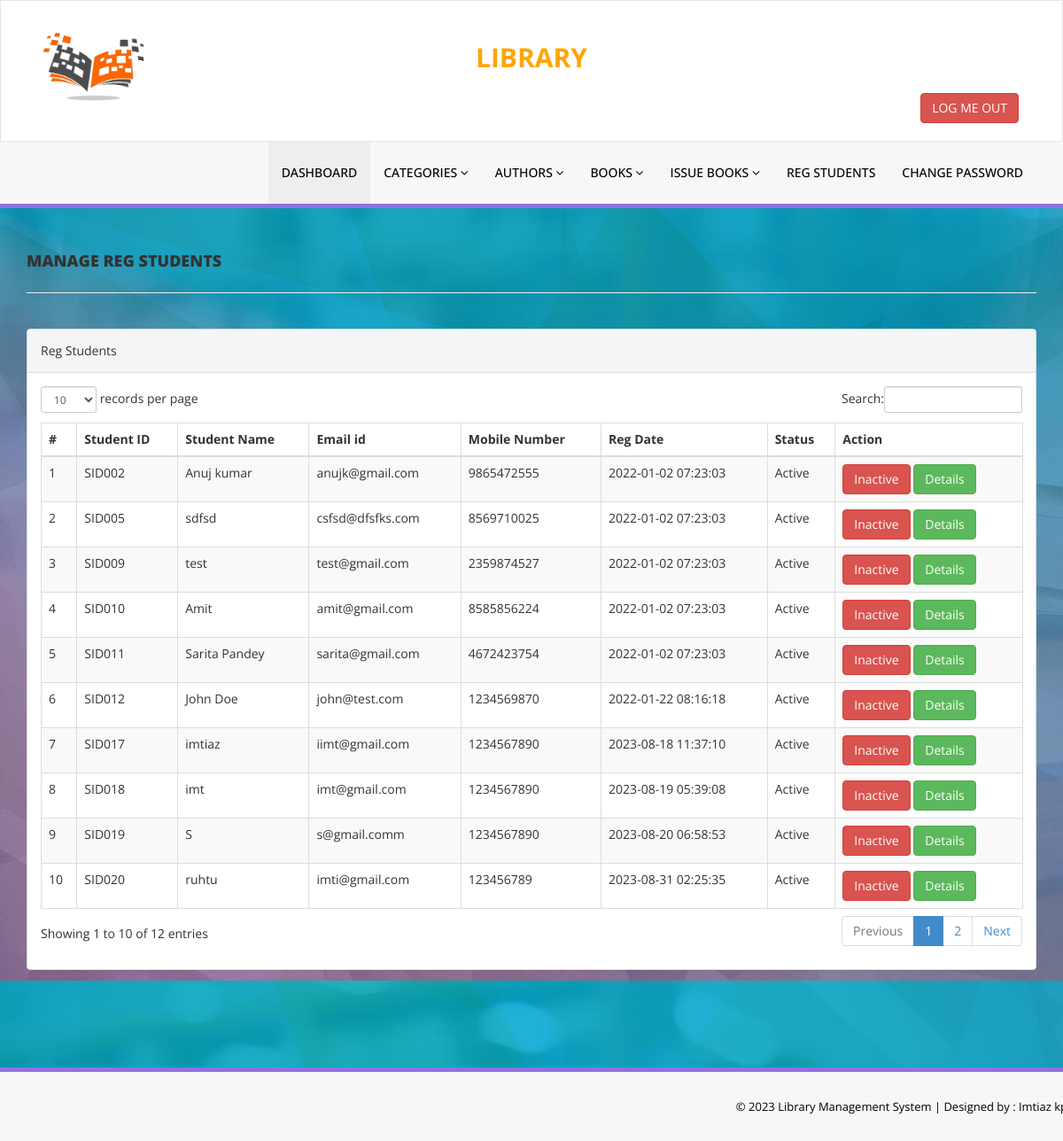
The app's page /admin/reg-students.php (signed in) with its own data.
### tables this page shows
CREATE TABLE `tblstudents` (
  `id` int(11) NOT NULL,
  `StudentId` varchar(100) DEFAULT NULL,
  `FullName` varchar(120) DEFAULT NULL,
  `EmailId` varchar(120) DEFAULT NULL,
  `MobileNumber` char(11) DEFAULT NULL,
  `Password` varchar(120) DEFAULT NULL,
  `Status` int(1) DEFAULT NULL,
  `RegDate` timestamp NULL DEFAULT current_timestamp(),
  `UpdationDate` timestamp NULL DEFAULT NULL ON UPDATE current_timestamp()
);

### admin/reg-students.php (the view, shortened to what this page needs)
<?php
include('includes/config.php');
if(strlen($_SESSION['alogin'])==0)
    {
header('location:index.php');
}
else{
    ?>
<!DOCTYPE html>
<html xmlns="http://www.w3.org/1999/xhtml">
<head>
    <link href="assets/css/bootstrap.css" rel="stylesheet" />
    <link href="assets/css/font-awesome.css" rel="stylesheet" />
    <link href="assets/js/dataTables/dataTables.bootstrap.css" rel="stylesheet" />
    <link href="assets/css/style.css" rel="stylesheet" />
</head>
<body style="background-image: url('assets/img/bg.jpg');">
<?php include('includes/header.php');?>
    <div class="content-wrapper">
         <div class="container">
        <div class="row pad-botm">
            <div class="col-md-12">
                <h4 class="header-line">Manage Reg Students</h4>
    </div>
        </div>
            <div class="row">
                <div class="col-md-12">
                    <div class="panel panel-default">
                        <div class="panel-heading">
                          Reg Students
                        </div>
                        <div class="panel-body">
                            <div class="table-responsive">
                                <table class="table table-striped table-bordered table-hover" id="dataTables-example">
                                    <thead>
                                        <tr>
                                            <th>#</th>
                                            <th>Student ID</th>
                                            <th>Student Name</th>
                                            <th>Email id </th>
                                            <th>Mobile Number</th>
                                            <th>Reg Date</th>
                                            <th>Status</th>
                                            <th>Action</th>
                                        </tr>
                                    </thead>
                                    <tbody>
<?php $sql = "SELECT * from tblstudents";
$query = $dbh -> prepare($sql);
$query->execute();
$results=$query->fetchAll(PDO::FETCH_OBJ);
$cnt=1;
if($query->rowCount() > 0)
{
foreach($results as $result)
{               ?>
                                        <tr class="odd gradeX">
                                            <td class="center"><?php echo htmlentities($cnt);?></td>
                                            <td class="center"><?php echo htmlentities($result->StudentId);?></td>
                                            <td class="center"><?php echo htmlentities($result->FullName);?></td>
                                            <td class="center"><?php echo htmlentities($result->EmailId);?></td>
                                            <td class="center"><?php echo htmlentities($result->MobileNumber);?></td>
                                             <td class="center"><?php echo htmlentities($result->RegDate);?></td>
                                            <td class="center"><?php if($result->Status==1)
                                            {
                                                echo htmlentities("Active");
                                            } else {
                                            echo htmlentities("Blocked");
}
                                            ?></td>
                                            <td class="center">
<?php if($result->Status==1)
 {?>
<a href="reg-students.php?inid=<?php echo htmlentities($result->id);?>" onclick="return confirm('Are you sure you want to block this student?');" >  <button class="btn btn-danger"> Inactive</button>
<?php } else {?>
<a href="reg-students.php?id=<?php echo htmlentities($result->id);?>" onclick="return confirm('Are you sure you want to active this student?');"><button class="btn btn-primary"> Active</button>
                                            <?php } ?>
<a href="student-history.php?stdid=<?php echo htmlentities($result->StudentId);?>"><button class="btn btn-success"> Details</button>
                                            </td>
                                        </tr>
 <?php $cnt=$cnt+1;}} ?>
                                    </tbody>
                                </table>
                            </div>
                        </div>
                    </div>
                </div>
            </div>
    </div>
    </div>
  <?php include('includes/footer.php');?>
</body>
</html>
<?php } ?>

### admin/assets/css/style.css (style rules this page uses)
.content-wrapper { margin-top: 40px; min-height:800px; padding-bottom:90px; }
.header-line { font-weight:900; padding-bottom:25px; border-bottom:1px solid #eeeeee; text-transform:uppercase; }
.pad-botm { padding-bottom:30px; }

### records on screen
tblstudents: StudentId "SID002", FullName "Anuj kumar", EmailId "anujk@gmail.com", MobileNumber "9865472555", RegDate "2022-01-02 07:23:03"
tblstudents: StudentId "SID005", FullName "sdfsd", EmailId "csfsd@dfsfks.com", MobileNumber "8569710025", RegDate "2022-01-02 07:23:03"
tblstudents: StudentId "SID009", FullName "test", EmailId "test@gmail.com", MobileNumber "2359874527", RegDate "2022-01-02 07:23:03"
tblstudents: StudentId "SID010", FullName "Amit", EmailId "amit@gmail.com", MobileNumber "8585856224", RegDate "2022-01-02 07:23:03"
tblstudents: StudentId "SID011", FullName "Sarita Pandey", EmailId "sarita@gmail.com", MobileNumber "4672423754", RegDate "2022-01-02 07:23:03"
tblstudents: StudentId "SID012", FullName "John Doe", EmailId "john@test.com", MobileNumber "1234569870", RegDate "2022-01-22 08:16:18"
tblstudents: StudentId "SID017", FullName "imtiaz", EmailId "iimt@gmail.com", MobileNumber "1234567890", RegDate "2023-08-18 11:37:10"
tblstudents: StudentId "SID018", FullName "imt", EmailId "imt@gmail.com", MobileNumber "1234567890", RegDate "2023-08-19 05:39:08"
tblstudents: StudentId "SID019", FullName "S", EmailId "s@gmail.comm", MobileNumber "1234567890", RegDate "2023-08-20 06:58:53"
tblstudents: StudentId "SID020", FullName "ruhtu", EmailId "imti@gmail.com", MobileNumber "123456789", RegDate "2023-08-31 02:25:35"
